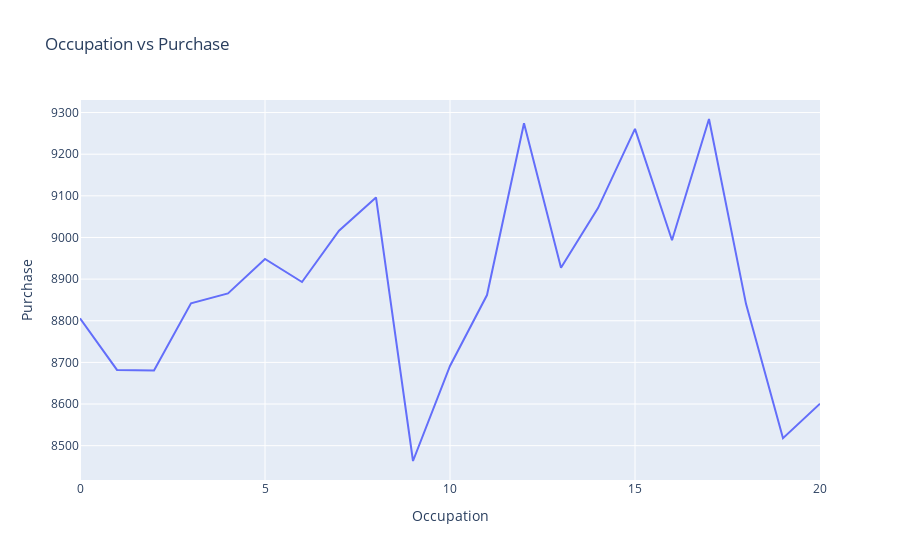

The cell this chart's notebook holds for it:
### Code cell
fig = px.line(occup_pur, x = 'Occupation', y = 'Purchase', title='Occupation vs Purchase')
fig.show()

### Figure 1 — Plotly figure (JSON) as saved in the notebook; plotly's stock layout.template omitted (floating-point values rounded to 4 significant figures)
{"data": [{"hovertemplate": "Occupation=%{x}<br>Purchase=%{y}<extra></extra>", "legendgroup": "", "line": {"color": "#636efa", "dash": "solid"}, "marker": {"symbol": "circle"}, "mode": "lines", "name": "", "orientation": "v", "showlegend": false, "type": "scatter", "x": [0, 1, 2, 3, 4, 5, 6, 7, 8, 9, 10, 11, 12, 13, 14, 15, 16, 17, 18, 19, 20], "xaxis": "x", "y": [8806.0, 8682.0, 8681.0, 8842.0, 8866.0, 8948.0, 8893.0, 9016.0, 9096.0, 8463.0, 8691.0, 8862.0, 9274.0, 8928.0, 9071.0, 9261.0, 8993.0, 9285.0, 8841.0, 8518.0, 8601.0], "yaxis": "y"}], "layout": {"legend": {"tracegroupgap": 0}, "title": {"text": "Occupation vs Purchase"}, "xaxis": {"anchor": "y", "domain": [0, 1], "title": {"text": "Occupation"}}, "yaxis": {"anchor": "x", "domain": [0, 1], "title": {"text": "Purchase"}}}}
